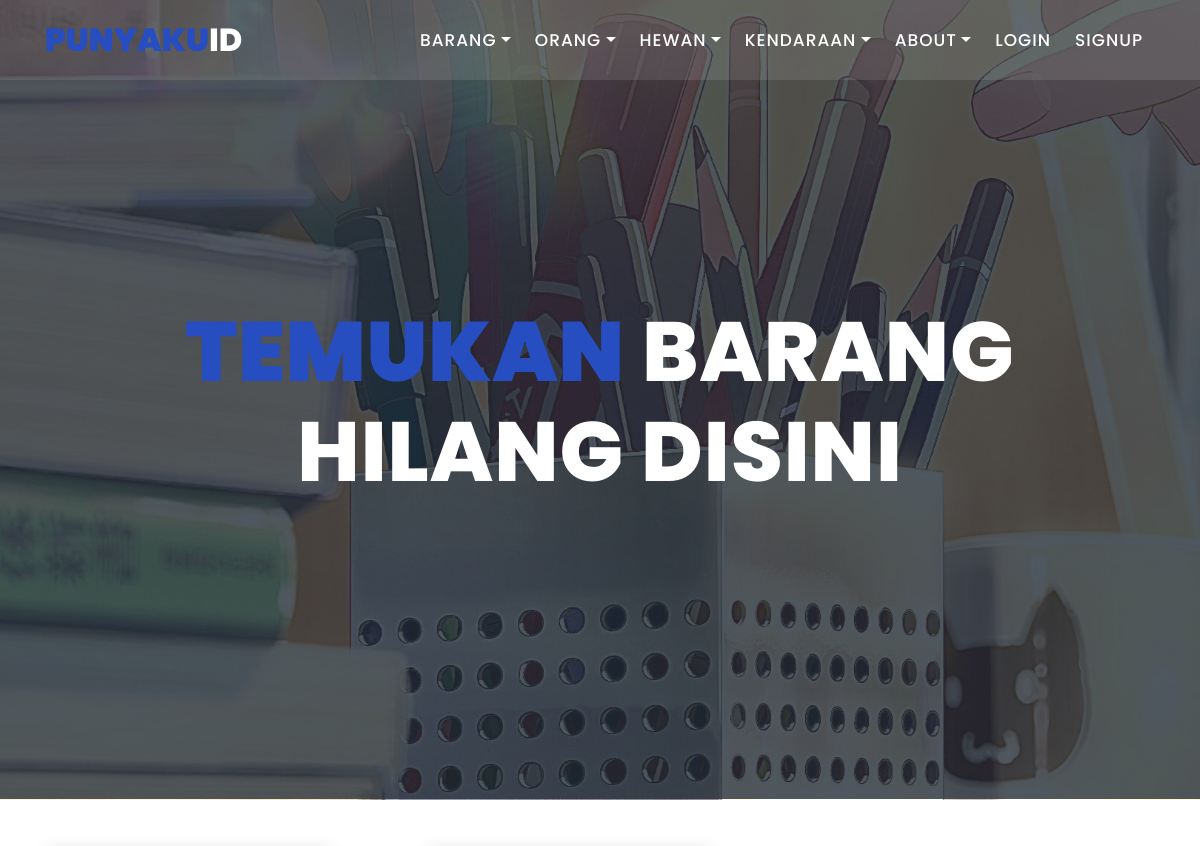
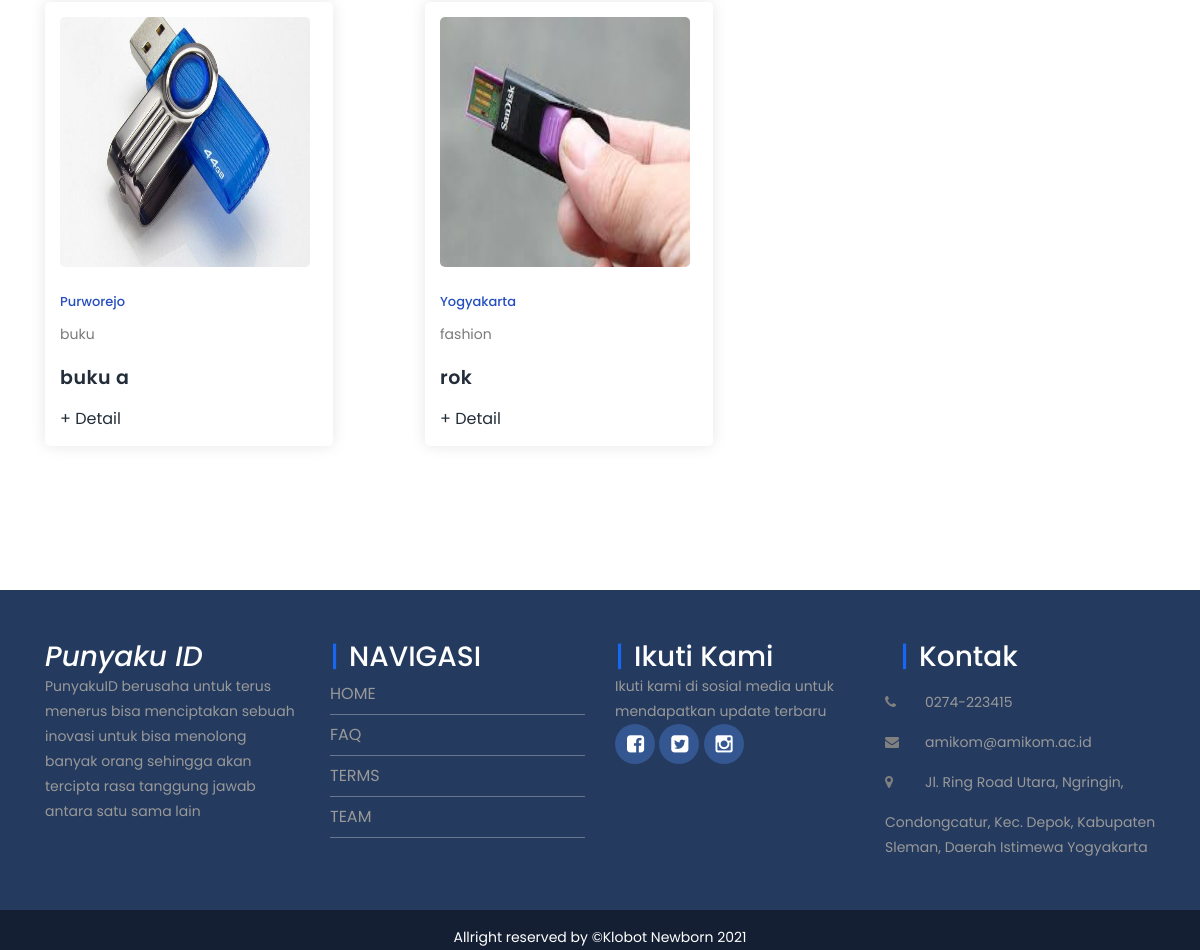
/barang_hilang.php, run on the app's committed database (2 pictures, top to bottom).
### tables this page shows
CREATE TABLE `barang_hilang` (
  `id_bh` int(5) NOT NULL,
  `id_ktg_barang` int(11) NOT NULL,
  `id_user` int(5) NOT NULL,
  `id_kota` int(11) NOT NULL,
  `id_status` int(11) NOT NULL,
  `nama_bh` varchar(50) NOT NULL,
  `tgl_bh` date NOT NULL,
  `lokasi_bh` varchar(50) NOT NULL,
  `penyebab_bh` varchar(50) NOT NULL,
  `gambar_bh` varchar(110) NOT NULL,
  `pesan_bh` varchar(50) NOT NULL
);

CREATE TABLE `kota` (
  `id_kota` int(11) NOT NULL,
  `nama_kota` varchar(30) NOT NULL
);

CREATE TABLE `kategori_barang` (
  `id_ktg_barang` int(5) NOT NULL,
  `ktg_barang` varchar(20) NOT NULL
);

### barang_hilang.php (the view)
<?php
include 'template/all_header.php';
?>
<div class="main-banner" id="top">
    <img src="assets/images/fleetoo.jpg" id="jumbotron">
    <div class="jumbotron-overlay header-text">
        <div class="caption">
            <h2><em>Temukan</em> Barang Hilang Disini</h2>
        </div>
    </div>
</div>
<section class="section" id="trainers">
    <div class="container">
        <br>
        <br>
        <div class="row">
            <?php
            $query = mysqli_query($koneksi, "select * from barang_hilang
            inner join kategori_barang on barang_hilang.id_ktg_barang = kategori_barang.id_ktg_barang
            inner join kota on barang_hilang.id_kota = kota.id_kota
            where id_status ='3'");
            while ($d = mysqli_fetch_array($query)) {
            ?>
                <div class="col-lg-4 col-md-4">
                    <div class="trainer-item">
                        <div class="image-thumb">
                            <img src="assets/img/barang_hilang/<?php echo $d['gambar_bh'] ?>" style="width: 250px; height: 250px;" alt="">
                        </div>
                        <div class="down-content">
                            <span><?php echo $d['nama_kota'] ?></span>
                            <p><?php echo $d['ktg_barang'] ?></p>
                            <h4><?php echo $d['nama_bh'] ?></h4>
                            <ul class="social-icons">
                                <li><a href="detail_barang.php?id_bh=<?php echo $d['id_bh'] ?>">+ Detail</a></li>
                            </ul>
                        </div>
                    </div>
                </div>
            <?php
            }
            ?>
        </div>
        <br>
    </div>
</section>
<?php
include 'template/all_footer.php';
?>

### template/all_header.php (shortened to what this page needs)
<!DOCTYPE html>
<html lang="en">
<head>
    <link rel="stylesheet" type="text/css" href="assets/css/bootstrap.min.css">
    <link rel="stylesheet" type="text/css" href="assets/css/font-awesome.css">
    <link rel="stylesheet" type="text/css" href="assets/css/style.css">
</head>
<body>
    <header class="header-area header-sticky">
        <div class="container">
            <div class="row">
                <div class="col-12">
                    <nav class="main-nav">
                        <a href="index.php" class="logo"><em>Punyaku</em>ID</a>
                        <ul class="nav">
                            <li class="dropdown">
                                <a class="dropdown-toggle" data-toggle="dropdown" href="#" role="button" aria-haspopup="true" aria-expanded="false">Barang</a>
                            </li>
                            <li class="dropdown">
                                <a class="dropdown-toggle" data-toggle="dropdown" href="#" role="button" aria-haspopup="true" aria-expanded="false">Orang</a>
                            </li>
                            <li class="dropdown">
                                <a class="dropdown-toggle" data-toggle="dropdown" href="#" role="button" aria-haspopup="true" aria-expanded="false">Hewan</a>
                            </li>
                            <li class="dropdown">
                                <a class="dropdown-toggle" data-toggle="dropdown" href="#" role="button" aria-haspopup="true" aria-expanded="false">Kendaraan</a>
                            </li>
                            <li class="dropdown">
                                <a class="dropdown-toggle" data-toggle="dropdown" href="#" role="button" aria-haspopup="true" aria-expanded="false">About</a>
                            </li>
                            <?php
                            if (isset($_SESSION['status'])) {
                            ?>
                                <li><a href="<?php echo $_SESSION['level'] ?>/dashboard.php">Profil</a></li>
                            <?php
                            } else {
                            ?>
                                <li><a href="login.php">Login</a></li>
                                <li><a href="daftar.php">SignUp</a></li>
                            <?php
                            }
                            ?>
                        </ul>
                    </nav>
                </div>
            </div>
        </div>
    </header>

### template/all_footer.php (shortened to what this page needs)
<footer>
    <div class="footer-top">
        <div class="container">
            <div class="row">
                <div class="col-md-3 segment-one">
                    <h3 class="judulfooter"><em>Punyaku ID</em></h3>
                    <p>
                        PunyakuID berusaha untuk terus menerus bisa menciptakan sebuah inovasi untuk bisa menolong banyak orang sehingga akan tercipta rasa tanggung jawab antara satu sama lain
                    </p>
                </div>
                <div class="col-md-3 segment-two">
                    <h3 class="judulfooter">Navigasi</h3>
                    <ul>
                        <li><a href="#top">Home</a></li>
                        <li><a href="faq.html">FAQ</a></li>
                        <li><a href="terms.html">TERMS</a></li>
                        <li><a href="team.html">TEAM</a></li>
                    </ul>
                </div>
                <div class="col-md-3 segment-three">
                    <h3 class="judulfooter">Ikuti Kami</h3>
                    <p>Ikuti kami di sosial media untuk mendapatkan update terbaru</p>
                    <a href="#"><i class="fa fa-facebook-square"></i></a>
                    <a href="#"><i class="fa fa-twitter-square"></i></a>
                    <a href="#"><i class="fa fa-instagram"></i></a>
                </div>
                <div class="col-md-3 segment-four">
                    <h3 class="judulfooter">Kontak</h3>
                    <div class="row mt-3">
                        <p><a href="#"><i class="mr-2 fa fa-phone"></i></a>0274-223415</p>
                    </div>
                    <div class="row">
                        <p><a href="#"><i class="mr-2 fa fa-envelope"></i></a>amikom@amikom.ac.id</p>
                    </div>
                    <div class="row">
                        <p><a href="#"><i class="mr-2 fa fa-map-marker"></i></a>Jl. Ring Road Utara, Ngringin, Condongcatur, Kec. Depok, Kabupaten Sleman, Daerah Istimewa Yogyakarta</p>
                    </div>
                </div>
            </div>
        </div>
    </div>
    <div class="footer-bottom">
        <div class="container">
            <div class="row justify-content-md-center">
                <div class="col-md-center">
                    <p class="footer-bottom-text">Allright reserved by &copy;Klobot Newborn 2021</p>
                </div>
            </div>
        </div>
    </div>
</footer>
</body>
</html>

### data on the page
barang_hilang: gambar_bh (picture), id_kota.nama_kota "Purworejo", id_ktg_barang.ktg_barang "buku", nama_bh "buku a"
barang_hilang: gambar_bh (picture), id_kota.nama_kota "Yogyakarta", id_ktg_barang.ktg_barang "fashion", nama_bh "rok"
